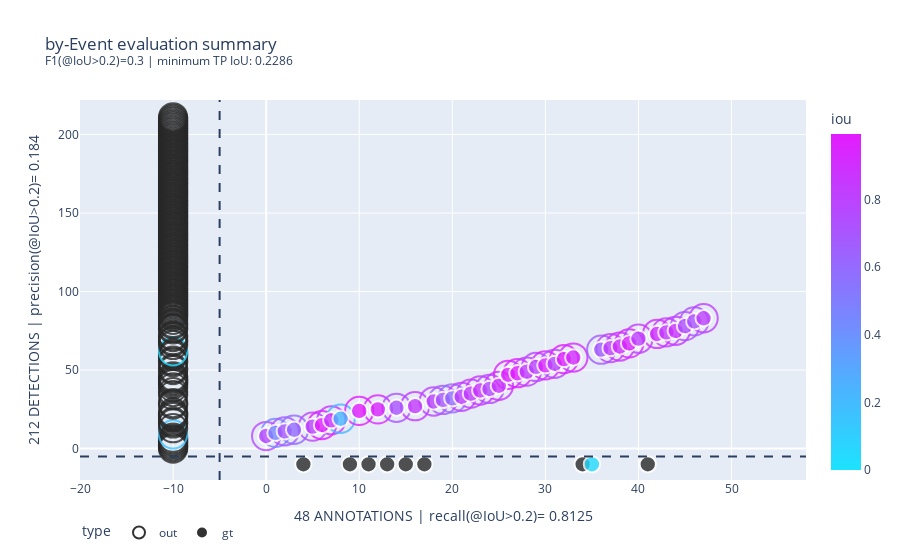

The notebook cell saved with this chart:
### Code cell
annotationPairToGraph(gtAnnotations,processedAnnotations)

### Figure 1 — Plotly figure (JSON) as saved in the notebook; plotly's stock layout.template omitted (floating-point values rounded to 4 significant figures; data arrays with more than 128 entries replaced by an {"elided": "..."} marker saying what was removed)
{"data": [{"customdata": {"elided": "212x8 mixed values"}, "hovertemplate": "iou=%{marker.color:.4f}<br>indexGT=%{customdata[6]}<br>indexOut=%{customdata[7]}<extra></extra>", "legendgroup": "out", "marker": {"color": {"elided": "212 float values"}, "coloraxis": "coloraxis", "line": {"width": 2}, "opacity": 0.8, "size": {"elided": "212 int values"}, "sizemode": "area", "sizeref": 0.0075, "symbol": "circle-open"}, "mode": "markers", "name": "out", "orientation": "v", "showlegend": true, "type": "scatter", "x": {"elided": "212 int values"}, "xaxis": "x", "y": {"elided": "212 int values"}, "yaxis": "y"}, {"customdata": {"elided": "48x8 mixed values"}, "hovertemplate": "iou=%{marker.color:.4f}<br>indexGT=%{customdata[6]}<br>indexOut=%{customdata[7]}<extra></extra>", "legendgroup": "gt", "marker": {"color": [0.7798, 0.451, 0.7016, 0.5951, 0, 0.7935, 0.9879, 0.875, 0.2286, 0, 0.9937, 0, 0.955, 0, 0.713, 0, 0.8466, 0, 0.7948, 0.6974, 0.5919, 0.8161, 0.8239, 0.8667, 0.758, 0.8742, 0.9608, 0.9714, 0.8293, 0.7867, 0.9481, 0.7808, 0.9787, 0.9202, 0, 0.0419, 0.6737, 0.8258, 0.8925, 0.944, 0.8115, 0, 0.9031, 0.8368, 0.8736, 0.7374, 0.7095, 0.8125], "coloraxis": "coloraxis", "line": {"width": 2}, "opacity": 0.8, "size": [1, 1, 1, 1, 1, 1, 1, 1, 1, 1, 1, 1, 1, 1, 1, 1, 1, 1, 1, 1, 1, 1, 1, 1, 1, 1, 1, 1, 1, 1, 1, 1, 1, 1, 1, 1, 1, 1, 1, 1, 1, 1, 1, 1, 1, 1, 1, 1], "sizemode": "area", "sizeref": 0.0075, "symbol": "circle"}, "mode": "markers", "name": "gt", "orientation": "v", "showlegend": true, "type": "scatter", "x": [0, 1, 2, 3, 4, 5, 6, 7, 8, 9, 10, 11, 12, 13, 14, 15, 16, 17, 18, 19, 20, 21, 22, 23, 24, 25, 26, 27, 28, 29, 30, 31, 32, 33, 34, 35, 36, 37, 38, 39, 40, 41, 42, 43, 44, 45, 46, 47], "xaxis": "x", "y": [8, 10, 11, 12, -10, 14, 15, 18, 19, -10, 24, -10, 25, -10, 26, -10, 27, -10, 30, 31, 32, 33, 35, 37, 38, 40, 47, 48, 49, 52, 53, 54, 57, 58, -10, -10, 63, 64, 65, 67, 70, -10, 73, 74, 75, 78, 81, 83], "yaxis": "y"}], "layout": {"coloraxis": {"colorbar": {"title": {"text": "iou"}}, "colorscale": [[0, "rgb(40,40,40)"], [1e-06, "rgb(28,227,255)"], [0.14, "rgb(56,199,255)"], [0.29, "rgb(85,170,255)"], [0.42, "rgb(113,142,255)"], [0.57, "rgb(142,113,255)"], [0.71, "rgb(170,85,255)"], [0.86, "rgb(199,56,255)"], [1, "rgb(227,28,255)"]]}, "legend": {"itemsizing": "constant", "orientation": "h", "title": {"text": "type"}, "tracegroupgap": 0}, "shapes": [{"line": {"dash": "dash"}, "type": "line", "x0": -5, "x1": -5, "xref": "x", "y0": 0, "y1": 1, "yref": "y domain"}, {"line": {"dash": "dash"}, "type": "line", "x0": 0, "x1": 1, "xref": "x domain", "y0": -5, "y1": -5, "yref": "y"}], "title": {"text": "by-Event evaluation summary<br><sup>F1(@IoU>0.2)=0.3 | minimum TP IoU: 0.2286</sup>"}, "xaxis": {"anchor": "y", "domain": [0, 1], "range": [-20, 58], "title": {"text": "48 ANNOTATIONS | recall(@IoU>0.2)= 0.8125"}}, "yaxis": {"anchor": "x", "domain": [0, 1], "range": [-20, 222], "title": {"text": "212 DETECTIONS | precision(@IoU>0.2)= 0.184"}}}}
